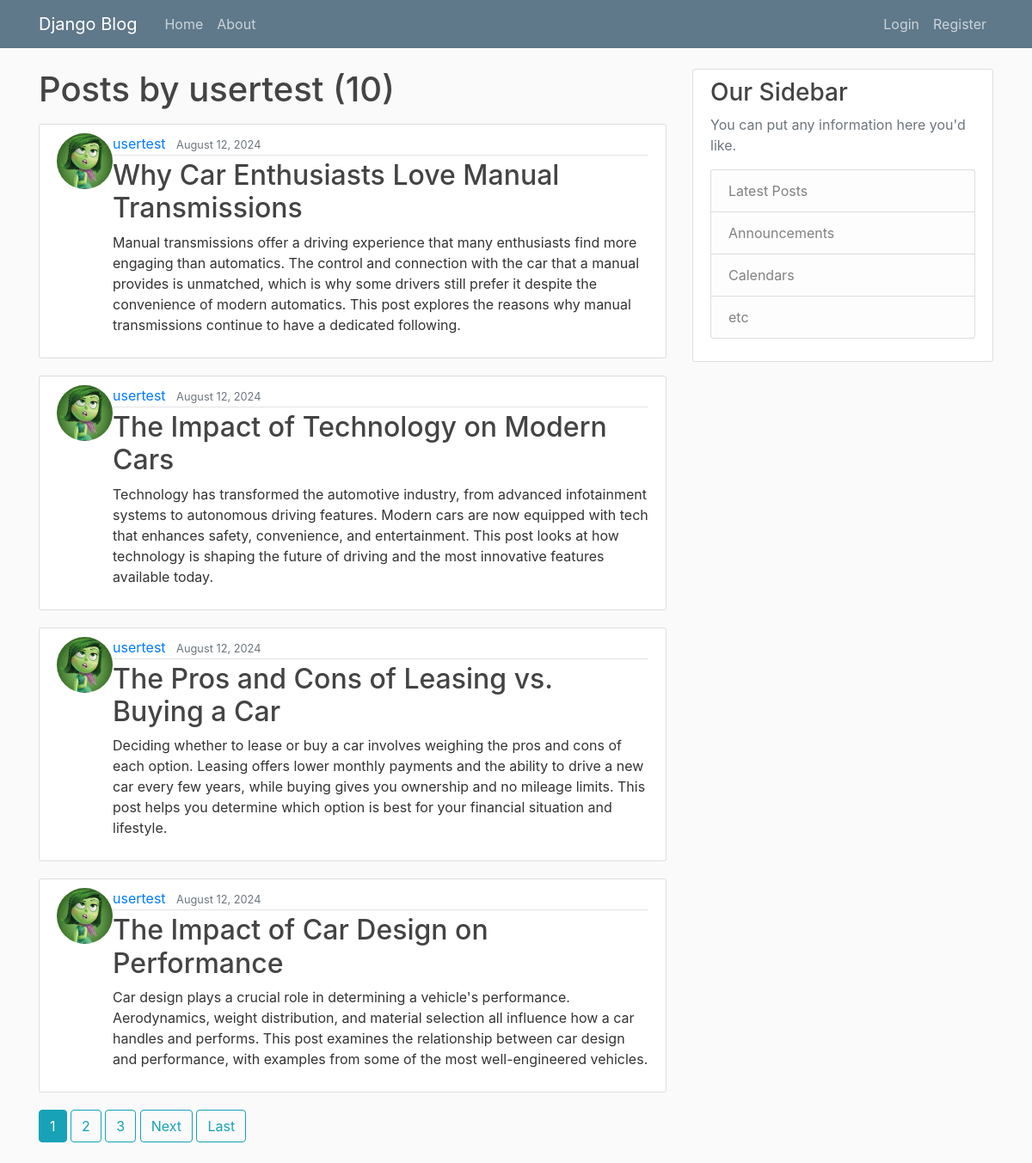
Page /user/usertest/ on the committed database.
### blog/models.py (models this page shows, shortened)
class Post(models.Model):
  title=models.CharField(max_length=100)
  content=models.TextField()
  date_posted=models.DateTimeField(default=timezone.now)
  author=models.ForeignKey(User,on_delete=models.CASCADE)

### users/models.py (models this page shows, shortened)
class Profile(models.Model):
    user = models.OneToOneField(User, on_delete=models.CASCADE)
    image = models.ImageField(default='default.jpg', upload_to='profile_pics')

### blog/views.py (the view)
# urls.py: path('user/<str:username>/', UserPostListView.as_view(), name='user-posts'),
class UserPostListView(ListView):
  model=Post
  template_name='blog/user_posts.html'
  context_object_name='posts'
  paginate_by=4
  def get_queryset(self) :
    user=get_object_or_404(User,username=self.kwargs.get('username'))
    return Post.objects.filter(author=user).order_by('-date_posted')

### blog/templates/blog/user_posts.html (shortened to what this page needs)
{% extends "blog/base.html" %}
{% block content %}
    <h1 class="mb-3">Posts by {{ view.kwargs.username }} ({{ page_obj.paginator.count }})</h1>
    {% for post in posts %}
        <article class="media content-section">
          <img class="rounded-circle article-img" src="{{ post.author.profile.image.url }}">
          <div class="media-body">
            <div class="article-metadata">
              <a class="mr-2" href="{% url 'user-posts' post.author.username %}">{{ post.author }}</a>
              <small class="text-muted">{{ post.date_posted|date:"F d, Y" }}</small>
            </div>
            <h2><a class="article-title" href="{% url 'post-detail' post.id %}">{{ post.title }}</a></h2>
            <p class="article-content">{{ post.content }}</p>
          </div>
        </article>
    {% endfor %}
    {% if is_paginated %}
      {% for num in page_obj.paginator.page_range %}
        {% if page_obj.number == num %}
          <a class="btn btn-info mb-4" href="?page={{ num }}">{{ num }}</a>
        {% elif num > page_obj.number|add:'-3' and num < page_obj.number|add:'3' %}
          <a class="btn btn-outline-info mb-4" href="?page={{ num }}">{{ num }}</a>
        {% endif %}
      {% endfor %}
      {% if page_obj.has_next %}
        <a class="btn btn-outline-info mb-4" href="?page={{ page_obj.next_page_number }}">Next</a>
        <a class="btn btn-outline-info mb-4" href="?page={{ page_obj.paginator.num_pages }}">Last</a>
      {% endif %}
    {% endif %}
{% endblock content %}

### blog/static/blog/main.css (style rules this page uses)
body { background: #fafafa; color: #333333; margin-top: 5rem; }
h1, h2, h3, h4, h5, h6 { color: #444444; }
.content-section { background: #ffffff; padding: 10px 20px; border: 1px solid #dddddd; border-radius: 3px; margin-bottom: 20px; }
.article-title { color: #444444; }
.article-content { white-space: pre-line; }
.article-img { height: 65px; width: 65px; }
.article-metadata { padding-bottom: 1px; margin-bottom: 4px; border-bottom: 1px solid #e3e3e3; }

### rows in the picture
Post: author.profile.image (picture), author "usertest", date_posted "August 12, 2024", title "Why Car Enthusiasts Love Manual Transmissions", content "Manual transmissions offer a driving experience that many enthusiasts find more engaging than automatics. The control and connection with the car that a manual provides is unmatched, which is why some drivers still prefer it despite the convenience of modern automatics. This post explores the reasons why manual transmissions continue to have a dedicated following."
Post: author.profile.image (picture), author "usertest", date_posted "August 12, 2024", title "The Impact of Technology on Modern Cars", content "Technology has transformed the automotive industry, from advanced infotainment systems to autonomous driving features. Modern cars are now equipped with tech that enhances safety, convenience, and entertainment. This post looks at how technology is shaping the future of driving and the most innovative features available today."
Post: author.profile.image (picture), author "usertest", date_posted "August 12, 2024", title "The Pros and Cons of Leasing vs. Buying a Car", content "Deciding whether to lease or buy a car involves weighing the pros and cons of each option. Leasing offers lower monthly payments and the ability to drive a new car every few years, while buying gives you ownership and no mileage limits. This post helps you determine which option is best for your financial situation and lifestyle."
Post: author.profile.image (picture), author "usertest", date_posted "August 12, 2024", title "The Impact of Car Design on Performance", content "Car design plays a crucial role in determining a vehicle's performance. Aerodynamics, weight distribution, and material selection all influence how a car handles and performs. This post examines the relationship between car design and performance, with examples from some of the most well-engineered vehicles."

### other values in the picture
{{ view.kwargs.username }} "usertest"
{{ page_obj.paginator.count }} "10"
{{ num }} "1"
{{ num }} "2" "3"
